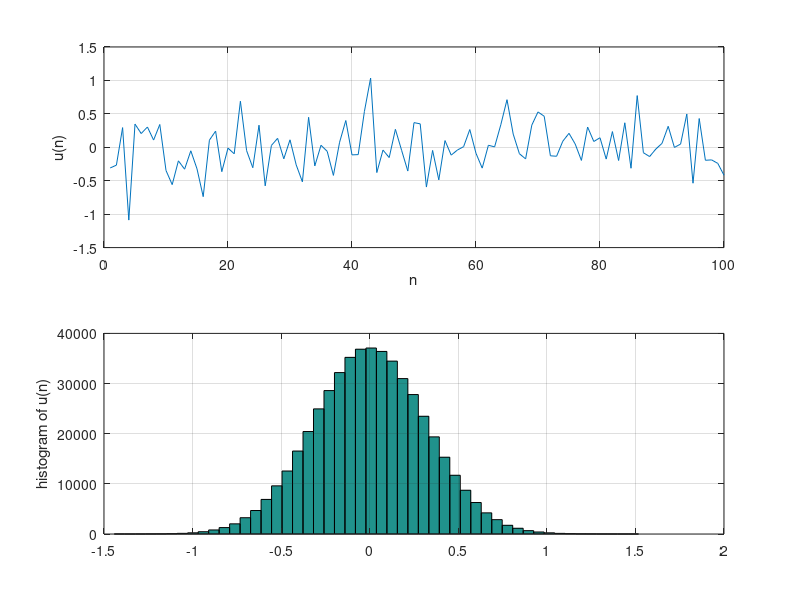

This chart was generated by the following MATLAB code:
clear;
N=500000;
sigma = sqrt(0.1);
u = sigma*randn(1,N);

u_meam = mean(u);
u_var = var(u);

subplot(211);
plot(u(1:100));
grid on;
ylabel('u(n)');
xlabel('n');

subplot(212);
hist(u,50);
grid on;
ylabel('histogram of u(n)');